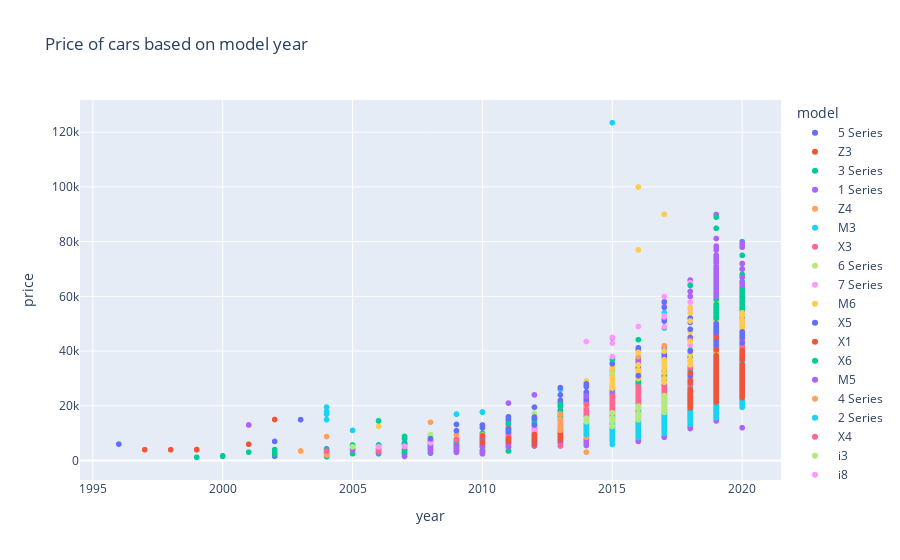

This figure's notebook cell:
### Code cell
# Showing price versus year relationship, along with how a model could affect the price given that some luxury models cost more
fig2 = px.scatter(df, x="year", y="price", color="model", title="Price of cars based on model year")
fig2.show()
